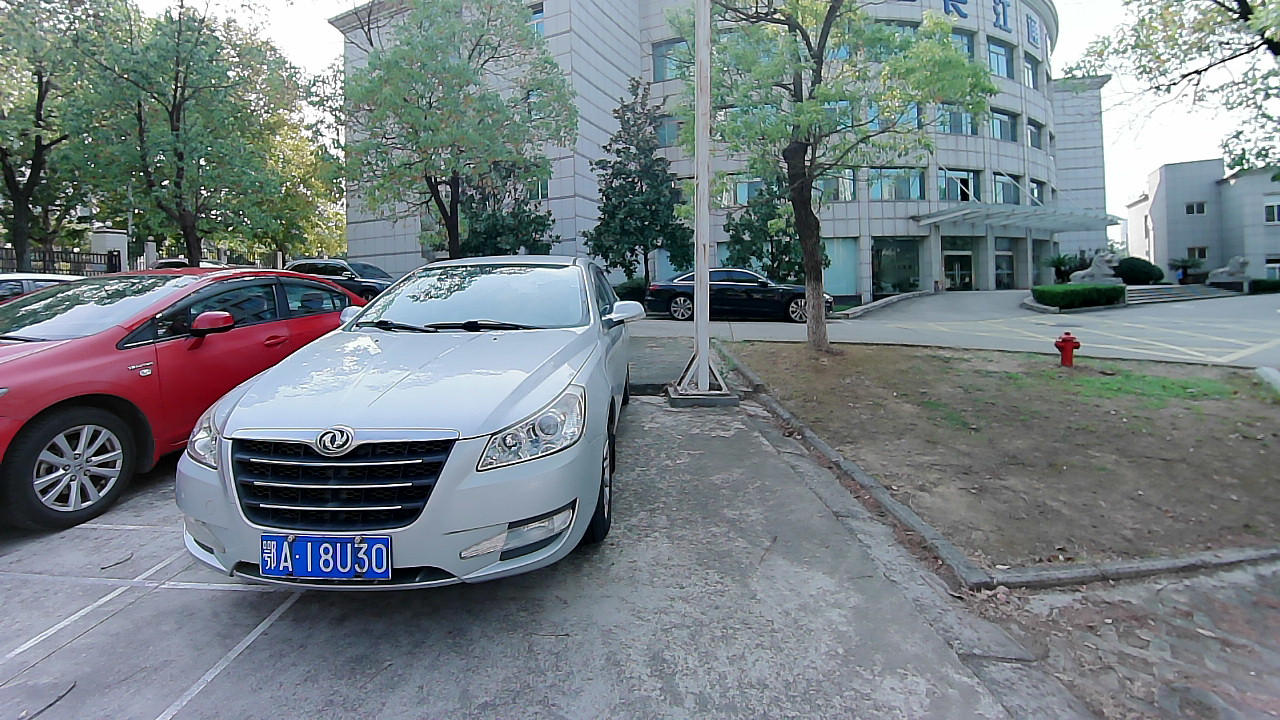
#> input picture datasets/custom/20240608/CAMERA_FRONT/1728369900025.jpg, 1280 x 720 px
$ python -i data_augment.py   (imports and definitions only)
#> lines starting #> are read from the running program, lines starting #| are printed output that depends on the picture
#> further down, picture is the input picture: shape (720, 1280, 3); mean B, G, R 131.4, 127.1, 117.6
#!/usr/bin/env python3
# -*- coding:utf-8 -*-
# Copyright (c) Hanqtech, Inc. and its affiliates.

import cv2
import numpy as np
import torchvision.transforms as transforms
from PIL import Image

from yoloxocc.utils import geom

# 色彩抖动
# Hrange 42, Srange 212, Vrange 209
# [51 lines left out: functions augment_hsv, augment_blur, augment_erase, not called in this run]


# 随机缩放裁剪
def augment_crop(img, ratio=0.2):
#> called with ratio = 0.2
    ratio = abs(ratio)

    H,W = img.shape[:2]
#> H = 720; W = 1280
    new_H = round(H + np.random.uniform(-H*ratio, H*ratio))
#> new_H = 734
    new_W = round(W + np.random.uniform(-W*ratio, W*ratio))
#> new_W = 1390
    ratio_h = new_H / H
#> ratio_h = 1.02
    ratio_w = new_W / W
#> ratio_w = 1.09

    shift_h = round(np.random.uniform(0, new_H - H))
#> shift_h = 8
    shift_w = round(np.random.uniform(0, new_W - W))
#> shift_w = 60

    img = cv2.cvtColor(img, cv2.COLOR_BGR2RGB)
    img = Image.fromarray(img)
    resample_type = [
            Image.NEAREST,
            Image.BILINEAR,
        ]
    img = img.resize((new_W, new_H), resample=np.random.choice(resample_type))
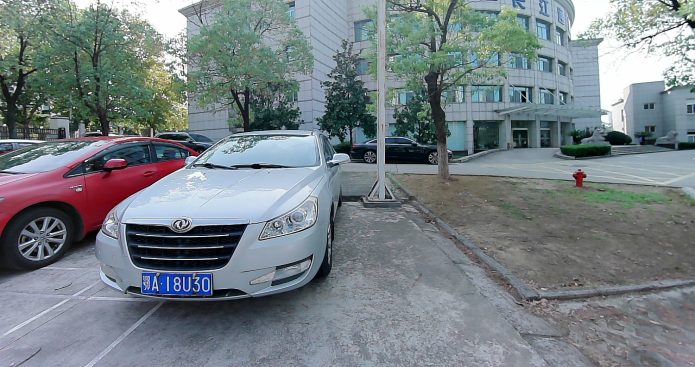
#> img: PIL image 1390x734 RGB (shown at 1/2 size); mean R, G, B 117.6, 127.1, 131.4

    # 解决PIL.Image.crop()的全0填充问题
    img = img.convert('RGBA')
#> img: PIL image 1390x734 RGBA
    mask = Image.new(img.mode, img.size, (255,)*3)
#> mask: PIL image 1390x734 RGBA; every value is 255

    img = img.crop((shift_w, shift_h, shift_w + W, shift_h + H))
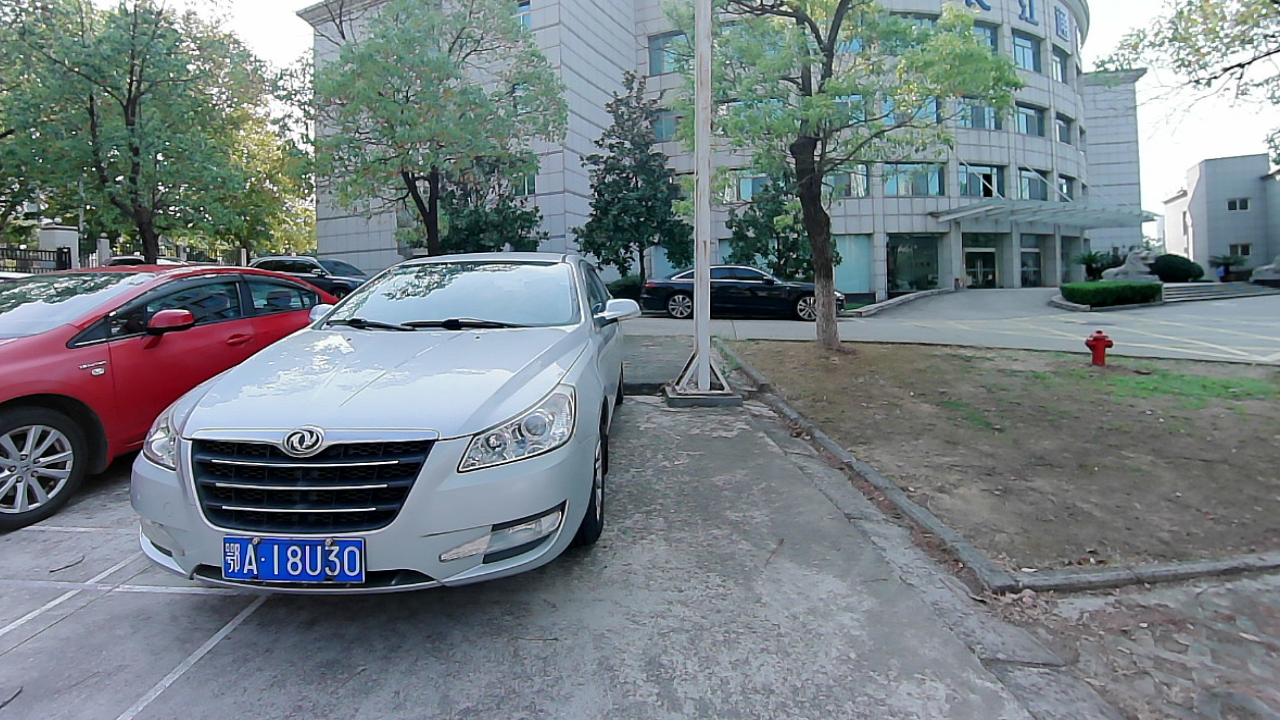
#> img: PIL image 1280x720 RGBA; mean R, G, B, A 116.8, 126.9, 131.2, 255
    mask = mask.crop((shift_w, shift_h, shift_w + W, shift_h + H))
#> mask: PIL image 1280x720 RGBA; every value is 255

    padding = Image.new(img.mode, img.size, (114,)*3)
    img = Image.composite(img, padding, mask)
    img = img.convert('RGB')
#> img: PIL image 1280x720 RGB

    img = np.asarray(img)
    img = cv2.cvtColor(img, cv2.COLOR_RGBA2BGR)
#> img: shape (720, 1280, 3)

    return img, [ratio_w, ratio_h], [shift_w, shift_h]


# 数据增强
class DataAugment:
    # [41 lines left out: functions __init__, __call__, not called in this run]

>>> import cv2
>>> picture = cv2.imread('../../datasets/custom/20240608/CAMERA_FRONT/1728369900025.jpg')
>>> result = augment_crop(picture)
